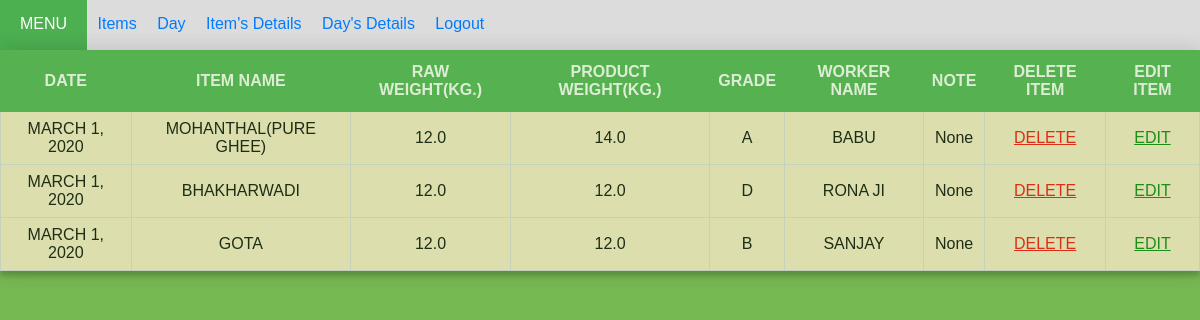
The app's page /show/ (signed in), older data.
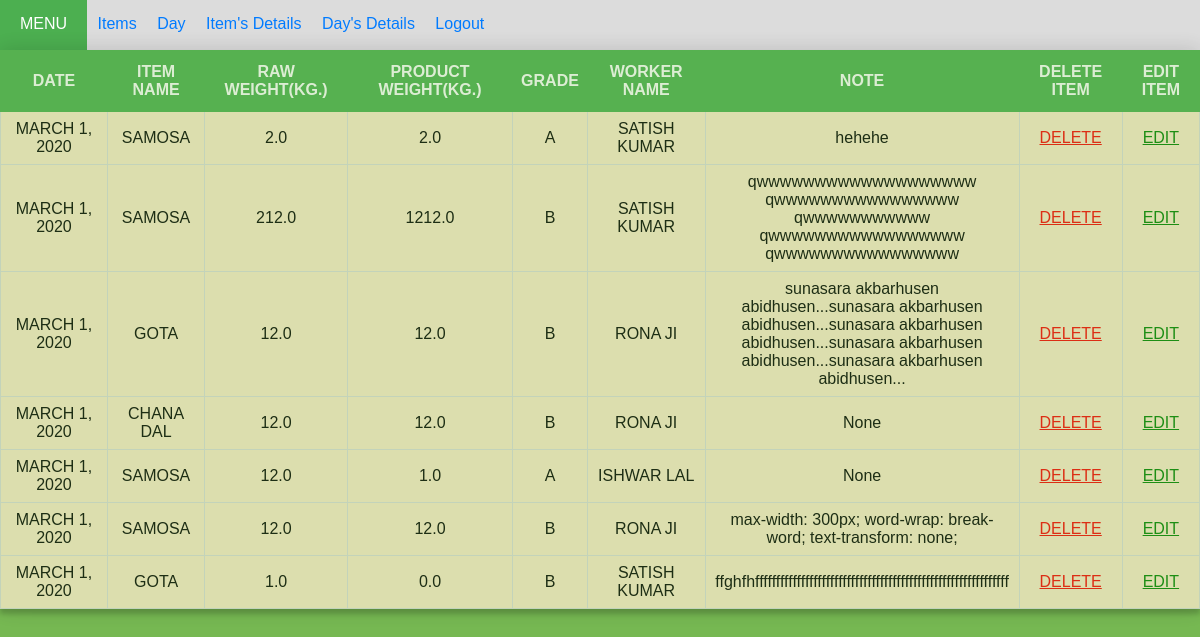
The same page, newer data.
### cal/models.py (models this page shows, shortened)
class items(models.Model):
    item_names = models.CharField(max_length=100, choices=item_names)
    rweight = models.FloatField(default=0.0)
    iweight = models.FloatField(default=0.0)
    grade = models.CharField(max_length=1, choices=grades)
    worker = models.CharField(max_length=50, choices=worker_names )
    note = models.TextField(max_length=1000, blank=True, null=True)
    user_id = models.ForeignKey(User, on_delete=models.CASCADE, null=True)
    date = models.DateField(default = date.today)

### cal/views.py (the view)
# urls.py: path('show/', views.show, name='show'),
@login_required(login_url='login')
def show(request):
    all_items = items.objects.filter(user_id=request.user)
    return render(request, 'show.html', {'all_items': all_items})

### cal/templates/show.html (shortened to what this page needs)
{% load static %}
<!DOCTYPE html>
<html>
    <head>
        <link href="{% static  'css/show.css' %}" type="text/css" rel="stylesheet">
    </head>
    <body>
        <header>
            <div>
            <nav class="nav">
                    <a class="menu">MENU </a>
                    <a class="nav-item" href="{% url 'home' %}">Items</a>
                    <a class="nav-item" href="{% url 'day' %}">Day</a>
                    <a class="nav-item" href="{% url 'show' %}">Item's Details</a>
                    <a class="nav-item" href="{% url 'todays_detail' %}">Day's Details</a>
                    <a class="nav-item" href="{% url 'logout' %}">Logout</a>
            </nav>
            </div>
        </header>
        <table class="container">
            <tr>
                <th>Date</th>
                <th>Item name</th>
                <th>Raw weight(kg.)</th>
                <th>Product weight(kg.)</th>
                <th>Grade</th>
                <th>Worker Name</th>
                <th>Note</th>
                <th>delete item</th>
                <th>edit item</th>
            </tr>
            {% if all_items %}
                {% for things in all_items %}
            <tr class="table-secondary">
                <td class="striker">{{ things.date }}</td>
                <td class="striker">{{ things.item_names }}</td>
                <td class="striker">{{ things.rweight }}</td>
                <td class="striker">{{ things.iweight }}</td>
                <td class="striker">{{ things.grade }}</td>
                <td class="striker">{{ things.worker }}</td>
                <td class="note">{{ things.note }}</td>
                <td class="delete"><center><a href="{% url 'delete_item' things.id %}">delete</a></center></td>
                <td class="edit"><center><a href="{% url 'edit_item' things.id %}">edit</a></center></td>
            </tr>
                {% endfor %}
          {% endif %}
        </table>
    </body>
</html>

Row changes from the older to the newer data that the page shows:
removed items: date "MARCH 1, 2020", item_names "MOHANTHAL(PURE GHEE)", rweight "12.0", iweight "14.0", grade "A", worker "BABU", note "None"
removed items: date "MARCH 1, 2020", item_names "BHAKHARWADI", rweight "12.0", iweight "12.0", grade "D", worker "RONA JI", note "None"
removed items: date "MARCH 1, 2020", item_names "GOTA", rweight "12.0", iweight "12.0", grade "B", worker "SANJAY", note "None"
added items: date "MARCH 1, 2020", item_names "SAMOSA", rweight "2.0", iweight "2.0", grade "A", worker "SATISH KUMAR", note "hehehe"
added items: date "MARCH 1, 2020", item_names "SAMOSA", rweight "212.0", iweight "1212.0", grade "B", worker "SATISH KUMAR", note "qwwwwwwwwwwwwwwwwwww qwwwwwwwwwwwwwwww qwwwwwwwwwww qwwwwwwwwwwwwwwwww qwwwwwwwwwwwwwwww"
added items: date "MARCH 1, 2020", item_names "GOTA", rweight "12.0", iweight "12.0", grade "B", worker "RONA JI", note "sunasara akbarhusen abidhusen...sunasara akbarhusen abidhusen...sunasara akbarhusen abidhusen...sunasara akbarhusen abidhusen...sunasara akbarhusen abidhusen..."
added items: date "MARCH 1, 2020", item_names "CHANA DAL", rweight "12.0", iweight "12.0", grade "B", worker "RONA JI", note "None"
added items: date "MARCH 1, 2020", item_names "SAMOSA", rweight "12.0", iweight "1.0", grade "A", worker "ISHWAR LAL", note "None"
added items: date "MARCH 1, 2020", item_names "SAMOSA", rweight "12.0", iweight "12.0", grade "B", worker "RONA JI", note "max-width: 300px; word-wrap: break-word; text-transform: none;"
added items: date "MARCH 1, 2020", item_names "GOTA", rweight "1.0", iweight "0.0", grade "B", worker "SATISH KUMAR", note "ffghfhfffffffffffffffffffffffffffffffffffffffffffffffffffffffffffff"
